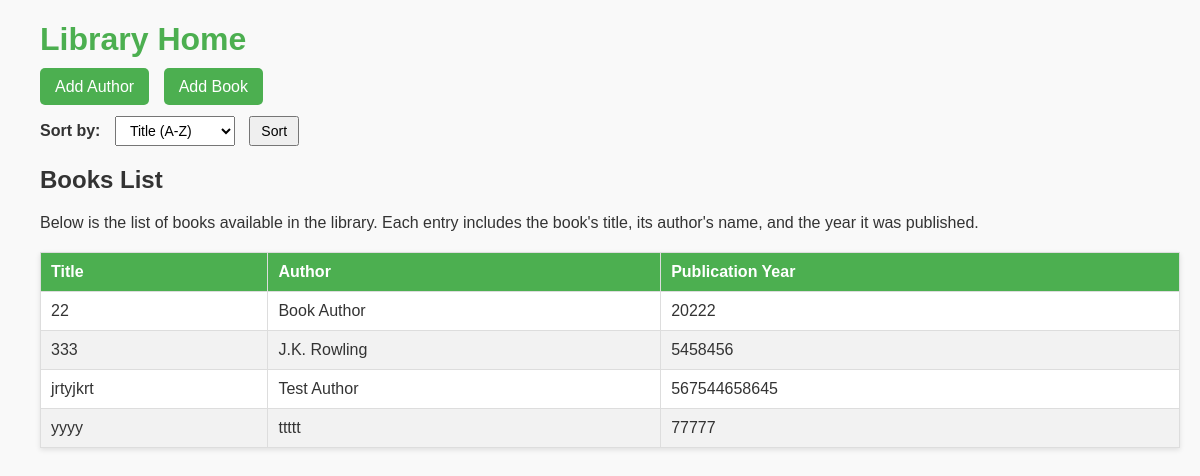
Before: / with the older database file.
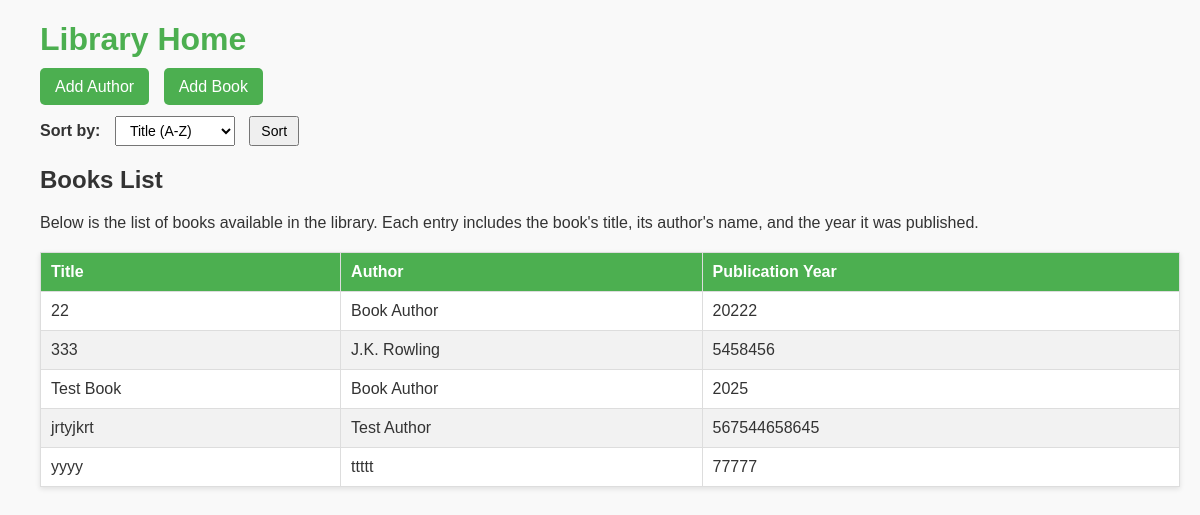
After: the same page with the newer database file.
### data_models.py (models this page shows, shortened)
class Book(db.Model):
    __tablename__ = 'books'  # Optional: Specify the table name explicitly
    id = db.Column(db.Integer, primary_key=True, autoincrement=True)  # Auto-incrementing PK
    isbn = db.Column(db.String(13), unique=True, nullable=False)  # ISBN number (required, unique)
    title = db.Column(db.String(200), nullable=False)  # Title of the book (required)
    publication_year = db.Column(db.Integer, nullable=False)  # Publication year (required)
    author_id = db.Column(db.Integer, db.ForeignKey('authors.id'), nullable=False)  # Foreign Key to Author
    author = db.relationship('Author', backref='books')  # Establish relationship with Author

class Author(db.Model):
    __tablename__ = 'authors'  # Optional: Specify the table name explicitly
    id = db.Column(db.Integer, primary_key=True, autoincrement=True)  # Auto-incrementing PK
    name = db.Column(db.String(100), nullable=False)  # Name of the author
    birth_date = db.Column(db.Date, nullable=True)  # Birth date (optional)
    date_of_death = db.Column(db.Date, nullable=True)  # Date of death (optional)

### app.py (the view)
@app.route('/')
def home():
    sort_by = request.args.get('sort_by', 'title_asc')
    if sort_by == 'title_asc':
        books = Book.query.order_by(asc(Book.title)).all()
    elif sort_by == 'title_desc':
        books = Book.query.order_by(desc(Book.title)).all()
    elif sort_by == 'author_asc':
        books = Book.query.join(Author).order_by(asc(Author.name)).all()
    elif sort_by == 'author_desc':
        books = Book.query.join(Author).order_by(desc(Author.name)).all()
    else:
        books = Book.query.all()  # Default case
    return render_template('home.html', books=books)

### templates/home.html (shortened to what this page needs)
<!DOCTYPE html>
<html lang="en">
<head>
</head>
<body>
    <div class="container">
        <h1>Library Home</h1>
        <div class="actions">
          <a href="/add_author">Add Author</a>
          <a href="/add_book">Add Book</a>
        </div>
        <form method="GET" action="/">
            <label for="sort_by">Sort by:</label>
            <select name="sort_by" id="sort_by">
                <option value="title_asc">Title (A-Z)</option>
            </select>
            <button type="submit">Sort</button>
        </form>
        <h2>Books List</h2>
        <p>Below is the list of books available in the library. Each entry includes the book's title, its author's name, and the year it was published.</p>
        {% if books %}
          <table>
              <thead>
                  <tr>
                      <th>Title</th>
                      <th>Author</th>
                      <th>Publication Year</th>
                  </tr>
              </thead>
              <tbody>
                  {% for book in books %}
                  <tr>
                      <td>{{ book.title }}</td>
                      <td>{{ book.author.name }}</td>
                      <td>{{ book.publication_year }}</td>
                  </tr>
                  {% endfor %}
              </tbody>
          </table>
        {% else %}
          <p class="no-books">No books found in the library. Add some books!</p>
        {% endif %}
    </div>
</body>
</html>

### templates/home.html (style rules this page uses)
body { font-family: Arial, sans-serif; margin: 20px; background-color: #f9f9f9; color: #333; }
.container { padding-left: 20px; }
h1 { color: #4CAF50; margin-bottom: 20px; }
.actions { margin-bottom: 20px; }
.actions a { text-decoration: none; color: white; background-color: #4CAF50; padding: 10px 15px; border-radius: 5px; margin-right: 10px; }
form { margin-bottom: 20px; }
form label { font-weight: bold; }
select, button { padding: 5px 10px; margin-left: 10px; font-size: 14px; }
table { width: 100%; border-collapse: collapse; margin-top: 20px; background-color: #fff; box-shadow: 0 2px 5px rgba(0, 0, 0, 0.1); }
table, th, td { border: 1px solid #ddd; }
th, td { padding: 10px; text-align: left; }
th { background-color: #4CAF50; color: white; }
tr:nth-child(even) { background-color: #f2f2f2; }

Changed rows visible on the page:
added Book: title "Test Book", author.name "Book Author", publication_year "2025"
